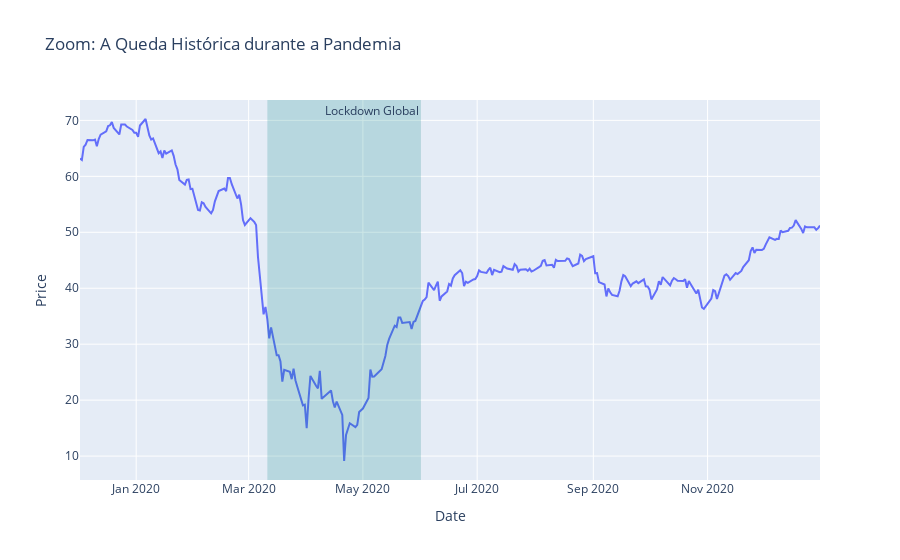

Write notebook code for a chart like this one.
### Markdown cell above
--- 
## Estudo de Caso 3: O Mundo Para - Pandemia de COVID-19 (2020)
<img src="https://ogimg.infoglobo.com.br/in/24360989-3f5-e6b/FT1086A/87643551_Delta-Air-Lines-passenger-planes-are-seen-parked-due-to-flight-reductions-made-to-slow-the.jpg" width="700" alt="Aeronaves estacionadas durante a pandemia.">
<p style="text-align: left; font-style: italic;">Aeronaves estacionadas em aeroporto, um símbolo da paralisação global. Fonte: O Globo Notícias .</p>

**Contexto:** No início de 2020, o mundo enfrentou uma crise sanitária sem precedentes. Para conter a propagação do coronavírus, governos implementaram lockdowns, fecharam fronteiras e restringiram viagens. A atividade econômica global foi efetivamente colocada em pausa.

**Impacto:** O resultado foi o maior **choque de demanda** já registrado. Com aviões no chão, carros na garagem e fábricas fechadas, o consumo de petróleo caiu em mais de 20%. O mercado foi inundado com petróleo que ninguém queria, levando a uma queda de preços tão severa que o WTI (outro tipo de petróleo) chegou a ser negociado a preços negativos. O gráfico abaixo ilustra a queda vertiginosa do Brent.

### Code cell
if not df.empty:
    df_zoom = df[(df['Date'] >= '2019-12-01') & (df['Date'] <= '2020-12-31')]
    fig = px.line(df_zoom, x='Date', y='Price', title='Zoom: A Queda Histórica durante a Pandemia')
    fig.add_vrect(x0='2020-03-11', x1='2020-06-01', fillcolor="teal", opacity=0.2, line_width=0, annotation_text="Lockdown Global")
    fig.show()

### Figure 1 — Plotly figure (JSON) as saved in the notebook; plotly's stock layout.template omitted (floating-point values rounded to 4 significant figures; data arrays with more than 128 entries replaced by an {"elided": "..."} marker saying what was removed)
{"data": [{"hovertemplate": "Date=%{x}<br>Price=%{y}<extra></extra>", "legendgroup": "", "line": {"color": "#636efa", "dash": "solid"}, "marker": {"symbol": "circle"}, "mode": "lines", "name": "", "orientation": "v", "showlegend": false, "type": "scatter", "x": {"elided": "278 str values"}, "xaxis": "x", "y": {"elided": "278 float values"}, "yaxis": "y"}], "layout": {"annotations": [{"showarrow": false, "text": "Lockdown Global", "x": "2020-06-01", "xanchor": "right", "xref": "x", "y": 1, "yanchor": "top", "yref": "y domain"}], "legend": {"tracegroupgap": 0}, "shapes": [{"fillcolor": "teal", "line": {"width": 0}, "opacity": 0.2, "type": "rect", "x0": "2020-03-11", "x1": "2020-06-01", "xref": "x", "y0": 0, "y1": 1, "yref": "y domain"}], "title": {"text": "Zoom: A Queda Histórica durante a Pandemia"}, "xaxis": {"anchor": "y", "domain": [0, 1], "title": {"text": "Date"}}, "yaxis": {"anchor": "x", "domain": [0, 1], "title": {"text": "Price"}}}}
